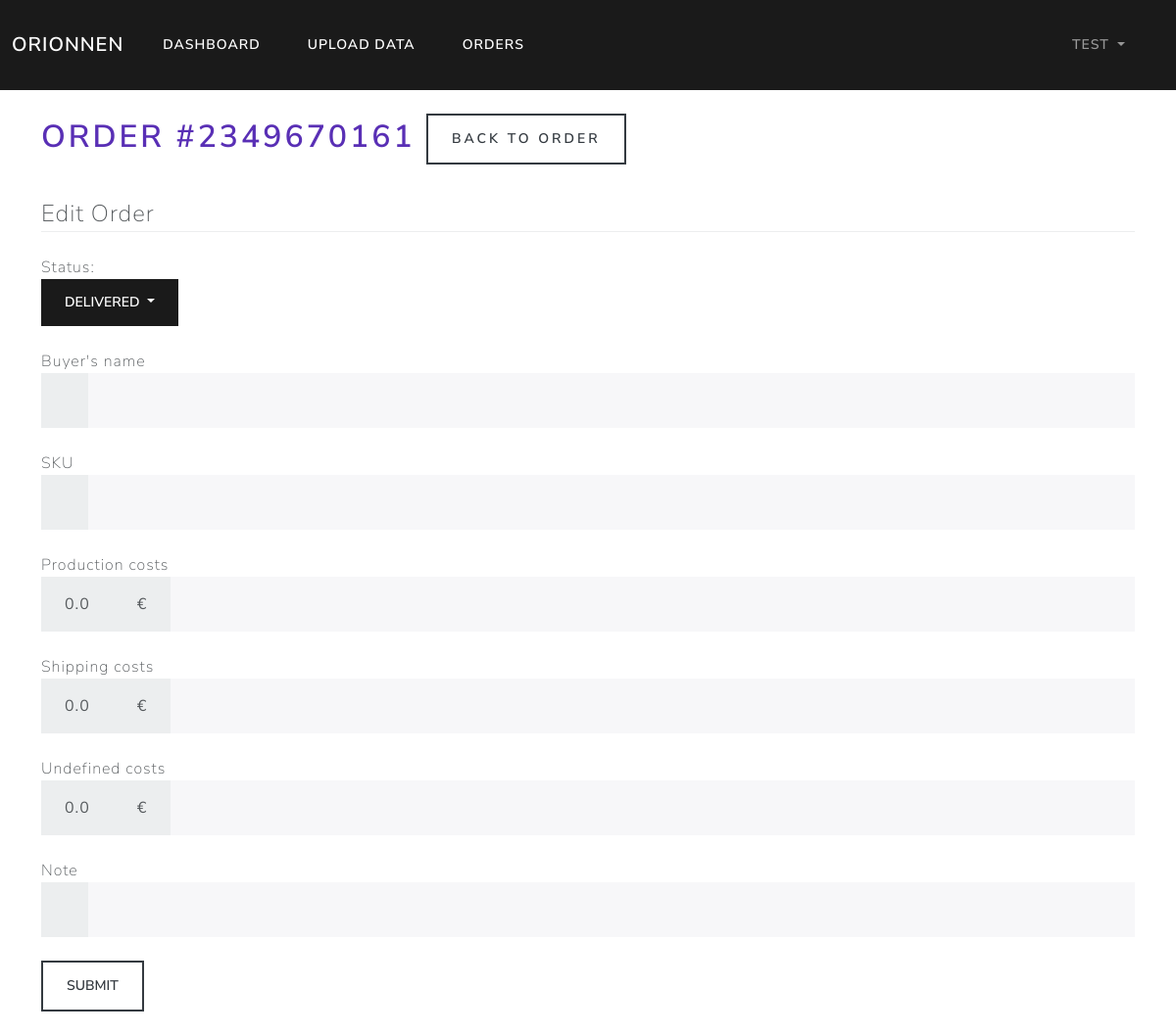
Screenshot of /orders/id_2349670161/edit (signed in) with the database file from the repository.
### orionnen/models.py (models this page shows, shortened)
class User(db.Model, UserMixin):
    id = db.Column(db.Integer, primary_key=True)
    username = db.Column(db.String(20), unique=True, nullable=False)
    email = db.Column(db.String(120), unique=True, nullable=False)
    password = db.Column(db.String(60), nullable=False)
    orders = db.relationship('Order', backref='author', lazy=True)

class Order(db.Model):
    id = db.Column(db.Integer, primary_key=True)
    user_id = db.Column(db.Integer, db.ForeignKey('user.id'), nullable=False)
    order_id = db.Column(db.Integer, unique=True, nullable=False)
    sku = db.Column(db.String(20), default='Not Specified')
    buyer = db.Column(db.String(20), default='Not Specified')
    date = db.Column(db.Date, nullable=False)
    note = db.Column(db.String(20), default='No Note')
    status = db.Column(db.String(20), default='Ordered')
    revenue = db.Column(db.Float, default=0)
    refund = db.Column(db.Float, default=0)
    net_revenue = db.Column(db.Float, default=0)
    proc_fee = db.Column(db.Float, default=0)
    cred_proc_fee = db.Column(db.Float, default=0)
    net_proc_fee = db.Column(db.Float, default=0)
    trans_trans_fee = db.Column(db.Float, default=0)
    cred_trans_trans_fee = db.Column(db.Float, default=0)
    ship_trans_fee = db.Column(db.Float, default=0)
    cred_ship_trans_fee = db.Column(db.Float, default=0)
    ad_fee = db.Column(db.Float, default=0)
    cred_ad_fee = db.Column(db.Float, default=0)
    net_ad_fee = db.Column(db.Float, default=0)
    vat_ad = db.Column(db.Float, default=0)
    cred_vat_ad = db.Column(db.Float, default=0)
    vat_proc_fee = db.Column(db.Float, default=0)
    cred_vat_proc_fee = db.Column(db.Float, default=0)
    vat_trans = db.Column(db.Float, default=0)
    cred_vat_trans = db.Column(db.Float, default=0)
    vat_ship_trans = db.Column(db.Float, default=0)
    cred_vat_ship_trans = db.Column(db.Float, default=0)
    tax = db.Column(db.Float, default=0)
    cred_tax = db.Column(db.Float, default=0)
    net_tax = db.Column(db.Float, default=0)
    trans_fee = db.Column(db.Float, default=0)
    cred_trans_fee = db.Column(db.Float, default=0)
    net_trans_fee = db.Column(db.Float, default=0)
    vat = db.Column(db.Float, default=0)
    cred_vat = db.Column(db.Float, default=0)
    net_vat = db.Column(db.Float, default=0)
    etsy_costs = db.Column(db.Float, default=0)
    prod_costs = db.Column(db.Float, default=0)
    ship_costs = db.Column(db.Float, default=0)
    undef_costs = db.Column(db.Float, default=0)
    other_costs = db.Column(db.Float, default=0)
    costs = db.Column(db.Float, default=0)
    profit = db.Column(db.Float, default=0)

### orionnen/routes.py (the view, shortened to what this page needs)
@app.route('/orders/id_<order_id>/edit', methods=['GET', 'POST'])
@login_required
def edit_order(order_id):
    order = Order.query.filter_by(order_id=order_id).filter_by(author=current_user).first()
    form = EditOrderForm()
    return render_template("edit_order.html", order=order, form=form)

### orionnen/forms.py
class EditOrderForm(FlaskForm):
    buyer = StringField("Buyer's name")
    sku = StringField('SKU')
    prod_costs = FloatField('Production costs', validators=[Optional()])
    ship_costs = FloatField('Shipping costs', validators=[Optional()])
    undef_costs = FloatField('Undefined costs', validators=[Optional()])
    note = StringField('Note')
    submit = SubmitField('Submit')

### orionnen/models.py (called while the page is built)
@login_manager.user_loader
def load_user(user_id):
    return User.query.get(int(user_id))

### orionnen/templates/edit_order.html (shortened to what this page needs)
{% extends "base.html" %}
{% block content %}
  <h1>
    Order #{{ order.order_id }} <a class="btn btn-outline-dark" href="{{ url_for('view_order', order_id=order.order_id) }}">Back to order</a>
  </h1><br>
  <legend class="border-bottom mb-4">Edit Order</legend>
  Status:
  <div class="dropdown">
    <button class="btn btn-primary dropdown-toggle" type="button" id="dropdownMenuButton1" data-bs-toggle="dropdown" aria-expanded="false">
      {{ order.status }}
    </button>
  </div><br>
  <div class="content-section">
    <form method="POST" action="">
      <fieldset class="form-group">
        <div class="form-group">
          {{ form.buyer.label(class="form-control-label") }}
          <div class="input-group">
            <span class="input-group-text">{{ order.buyer }}</span>
            {{ form.buyer(class='form-control form-control-lg') }}
          </div>
        </div><br>
        <div class="form-group">
          {{ form.sku.label(class="form-control-label") }}
          <div class="input-group">
            <span class="input-group-text">{{ order.sku }}</span>
          {{ form.sku(class="form-control form-control-lg") }}
          </div>
        </div><br>
        <div class="form-group">
          {{ form.prod_costs.label(class="form-control-label") }}
          <div class="input-group">
            <span class="input-group-text">{{ order.prod_costs }}</span>
            <span class="input-group-text">€</span>
            {% if form.prod_costs.errors %}
              {{ form.prod_costs(class="form-control form-control-lg is-invalid") }}
              <div class="invalid-feedback">
              {% for error in form.prod_costs.errors %}
                <span>{{ error }}</span>
              {% endfor %}
            </div>
            {% else %}
              {{ form.prod_costs(class="form-control form-control-lg") }}
            {% endif %}
          </div>
        </div><br>
        <div class="form-group">
          {{ form.ship_costs.label(class="form-control-label") }}
          <div class="input-group">
            <span class="input-group-text">{{ order.ship_costs }}</span>
            <span class="input-group-text">€</span>
            {% if form.ship_costs.errors %}
              {{ form.ship_costs(class="form-control form-control-lg is-invalid") }}
              <div class="invalid-feedback">
              {% for error in form.ship_costs.errors %}
                <span>{{ error }}</span>
              {% endfor %}
              </div>
            {% else %}
              {{ form.ship_costs(class="form-control form-control-lg") }}
            {% endif %}
          </div>
        </div><br>
        <div class="form-group">
          {{ form.undef_costs.label(class="form-control-label") }}
          <div class="input-group">
            <span class="input-group-text">{{ order.undef_costs }}</span>
            <span class="input-group-text">€</span>
            {% if form.undef_costs.errors %}
              {{ form.undef_costs(class="form-control form-control-lg is-invalid") }}
              <div class="invalid-feedback">
              {% for error in form.undef_costs.errors %}
                <span>{{ error }}</span>
              {% endfor %}
              </div>
            {% else %}
              {{ form.undef_costs(class="form-control form-control-lg") }}
            {% endif %}
          </div>
        </div><br>
        <div class="form-group">
          {{ form.note.label(class="form-control-label") }}
          <div class="input-group">
            <span class="input-group-text">{{ order.note }}</span>
            {{ form.note(class="form-control form-control-lg") }}
          </div>
        </div><br>
      </fieldset>
      <div class="form-group">
        {{ form.submit(class="btn btn-outline-dark") }}
      </div>
    </form>
  </div><br>
{% endblock %}

### orionnen/templates/navbar.html (shortened to what this page needs)
      <nav class="navbar navbar-expand-lg navbar-dark bg-primary">
        <div class="container-fluid">
          <a class="navbar-brand" href="/">Orionnen</a>
          <div class="collapse navbar-collapse" id="navbarColor01">
            <div class="navbar-nav mr-auto">
              {% if current_user.is_authenticated %}
              <a class="nav-item nav-link active" href="{{ url_for('dashboard') }}">Dashboard</a>
              <a class="nav-item nav-link active" href="{{ url_for('upload') }}">Upload data</a>
              <a class="nav-item nav-link active" href="{{ url_for('show_orders') }}">Orders</a>
              {% else %}
              <a class="nav-item nav-link active" href="{{ url_for('login') }}">Login</a>
              <a class="nav-item nav-link active" href="{{ url_for('register') }}">Register</a>
              {% endif %}
            </div>
          </div>
          <div class="navbar-nav mr-auto">
            {% if current_user.is_authenticated %}
            <li class="nav-item dropdown">
              <a class="nav-link dropdown-toggle" data-bs-toggle="dropdown" href="#" role="button" aria-haspopup="true" aria-expanded="false">
                {{ current_user.username }}
              </a>
            </li>
            {% endif %}
          </div>
        </div>
      </nav>

### rows the page displays
User: username "TEST"
Order: order_id "2349670161", status "DELIVERED", prod_costs "0.0", ship_costs "0.0", undef_costs "0.0"
